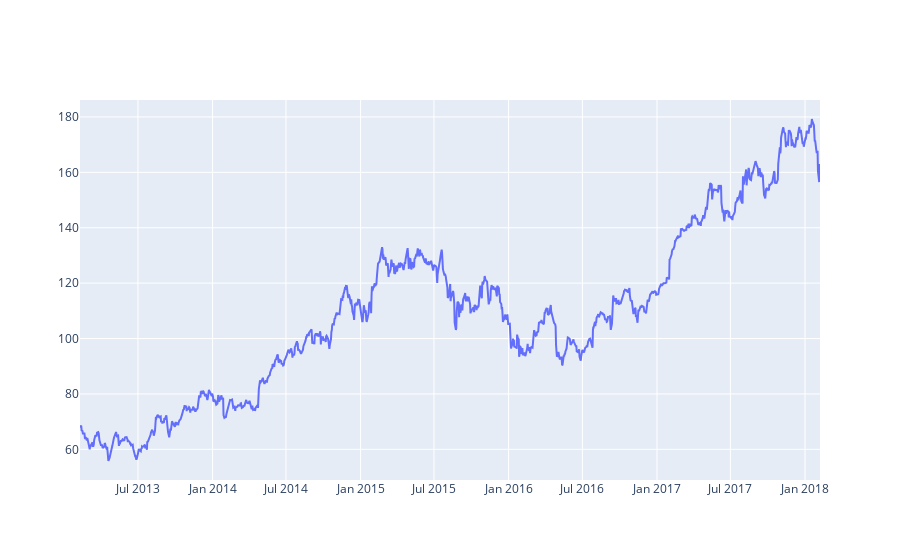

The code cell stored with this chart in its notebook:
### Code cell
fig = go.Figure([go.Scatter(x=date, y=close)])
fig.show()

### Figure 1 — Plotly figure (JSON) as saved in the notebook; plotly's stock layout.template omitted (floating-point values rounded to 4 significant figures; data arrays with more than 128 entries replaced by an {"elided": "..."} marker saying what was removed)
{"data": [{"x": {"elided": "1259 str values"}, "y": {"elided": "1259 float values"}, "type": "scatter"}], "layout": {}}
